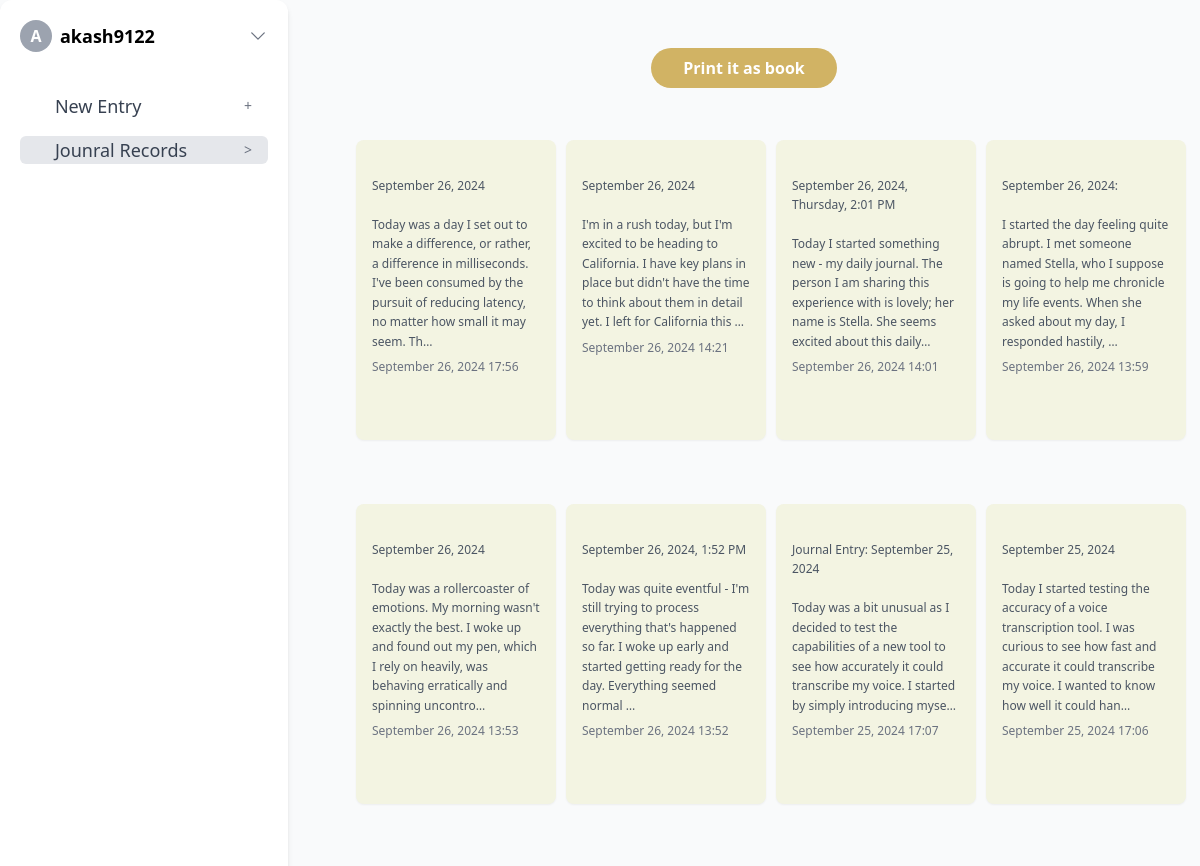
Before: /all_entries (signed in, upper part) with the older database file.
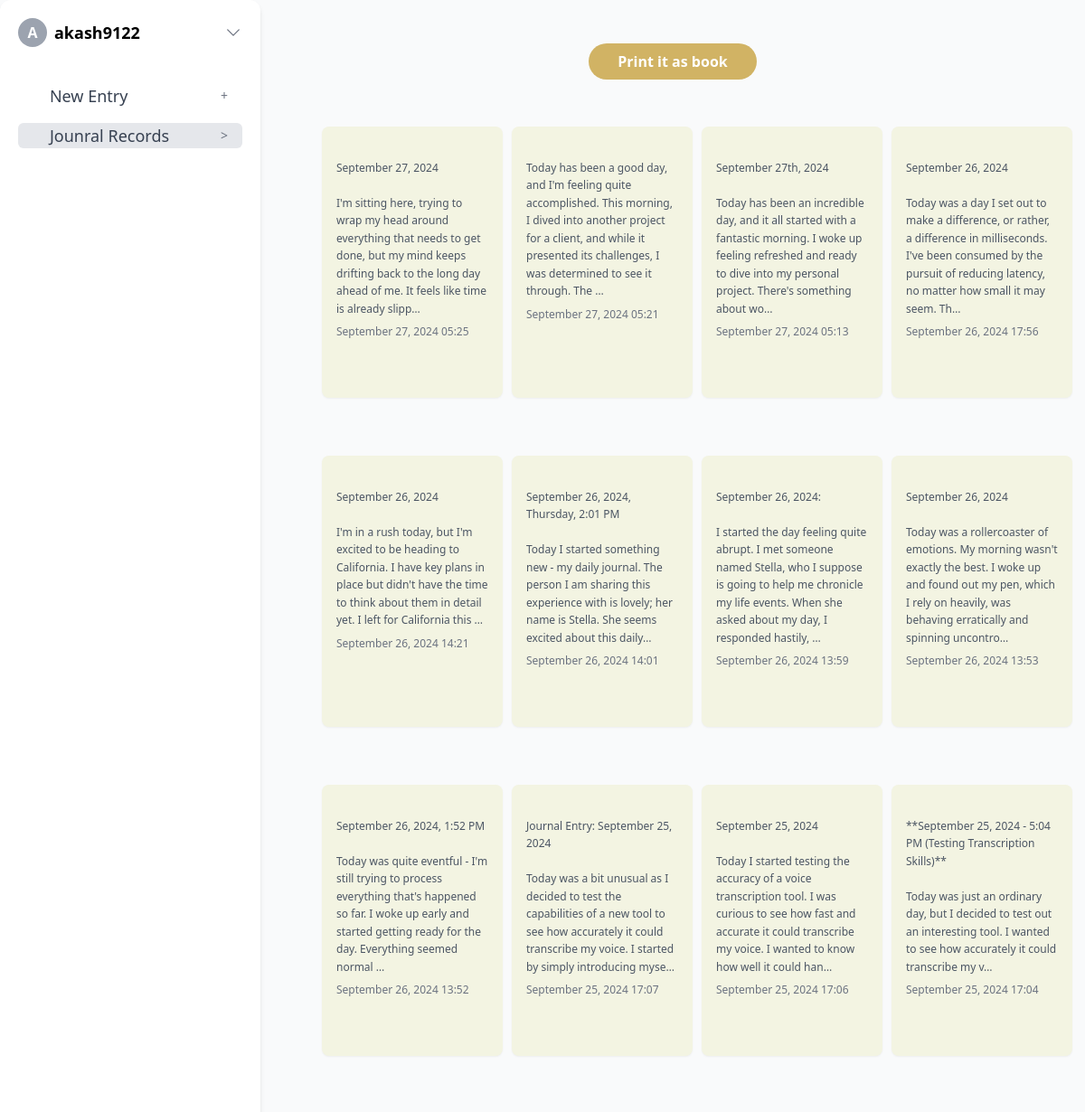
After: the same page with the newer database file.
### transcriber_webpage/models.py (models this page shows, shortened)
class JournalEntry(models.Model):
    user = models.ForeignKey(User, on_delete=models.CASCADE)
    groq_response = models.TextField()  # Store Groq's response here
    timestamp = models.DateTimeField(auto_now_add=True)  # When the journal entry was created

### transcriber_webpage/views.py (the view)
# urls.py: path('all_entries', views.all_journal_entries, name='all_entries'),
@login_required
def all_journal_entries(request):
    if request.user.is_authenticated:
        username = request.user.username
        email = request.user.email if request.user.email else "No Email"
        journal_entries = JournalEntry.objects.filter(user=request.user).order_by(
            "-timestamp"
        )
    else:
        username = "Guest"
        email = "No Email"
        journal_entries = []  # No entries for guests
    context = {
        "username": username,
        "email": email,
        "journal_entries": journal_entries,  # Add journal entries to context
    }
    return render(request, "transcriber_webpage/all_entries.html", context)

### transcriber_webpage/templates/transcriber_webpage/all_entries.html (shortened to what this page needs)
{% extends "transcriber_webpage/base.html" %}
{% block content %}
<button class="bg-[rgb(209,179,100)] hover:bg-[rgb(189,159,80)] text-white font-bold py-2 px-8 rounded-full mt-8 transition-all duration-300"
    onclick="askpermission()">
    Print it as book
</button>
<div class="grid grid-cols-2 sm:grid-cols-2 md:grid-cols-3 lg:grid-cols-4 xl:grid-cols-5 gap-6 p-4">
    {% for entry in journal_entries %}
    <div class="card p-4 rounded-lg cursor-pointer shadow-sm hover:shadow-md transition-all duration-300"
        onclick="openEntryModal('{{ entry.id }}', '{{ entry.groq_response|escapejs }}')">
        <p class="text-gray-600 text-xs leading-relaxed journal-entry">
            {{ entry.groq_response|truncatechars:200 }}
        </p>
        <p class="text-xs text-gray-500 mt-2">{{ entry.timestamp|date:"F d, Y H:i" }}</p>
    </div>
    {% endfor %}
</div>
{% endblock content %}

Changed rows visible on the page:
added JournalEntry: groq_response "September 27, 2024 I'm sitting here, trying to wrap my head around everything that needs to get done, but my mind keeps drifting back to the long day ahead of me. It feels like time is already slipp…", timestamp "September 27, 2024 05:25"
added JournalEntry: groq_response "Today has been a good day, and I'm feeling quite accomplished. This morning, I dived into another project for a client, and while it presented its challenges, I was determined to see it through. The …", timestamp "September 27, 2024 05:21"
added JournalEntry: groq_response "September 27th, 2024 Today has been an incredible day, and it all started with a fantastic morning. I woke up feeling refreshed and ready to dive into my personal project. There's something about wo…", timestamp "September 27, 2024 05:13"
now on this page (row unchanged): JournalEntry: groq_response "**September 25, 2024 - 5:04 PM (Testing Transcription Skills)** Today was just an ordinary day, but I decided to test out an interesting tool. I wanted to see how accurately it could transcribe my v…", timestamp "September 25, 2024 17:04"
